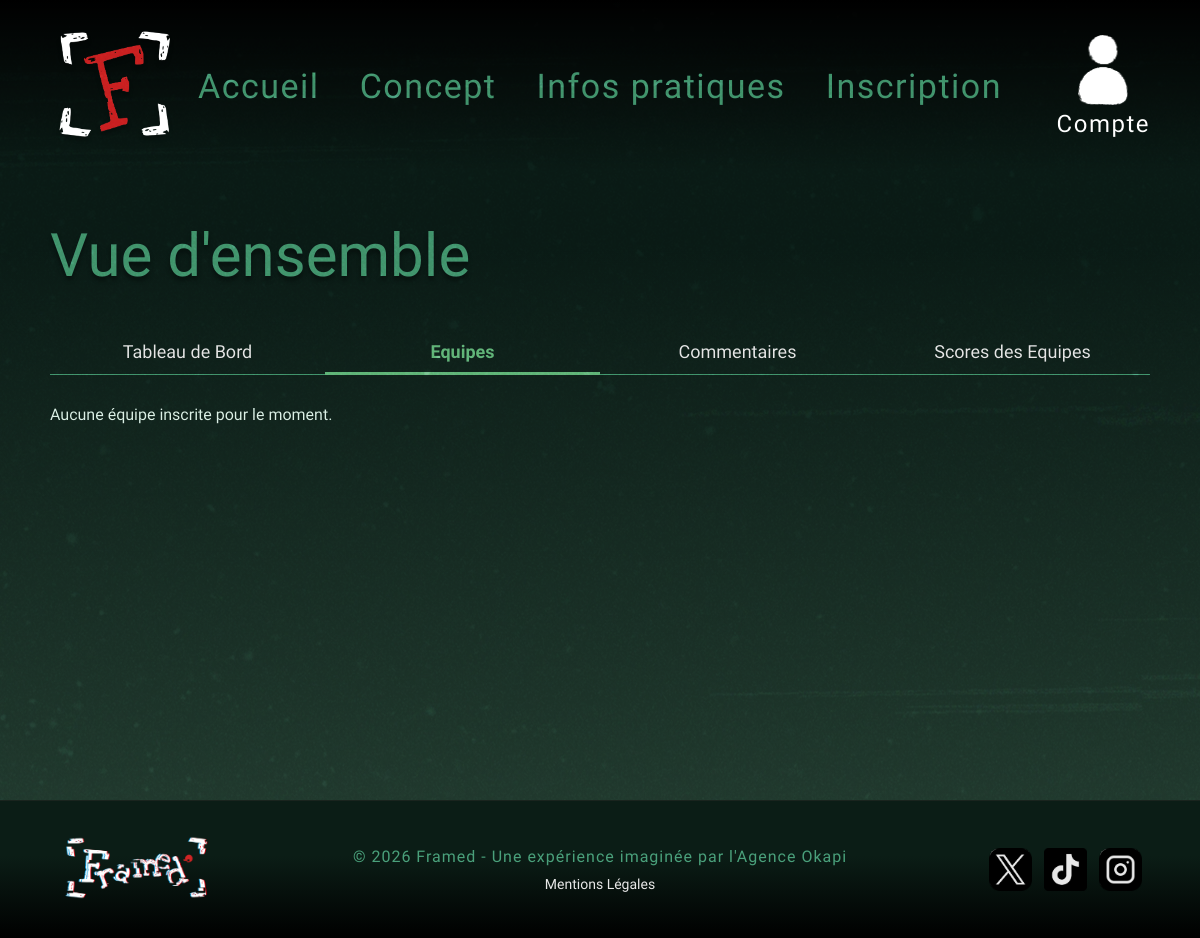
Page /gestion/index.php?onglet=equipes on the earlier database version.
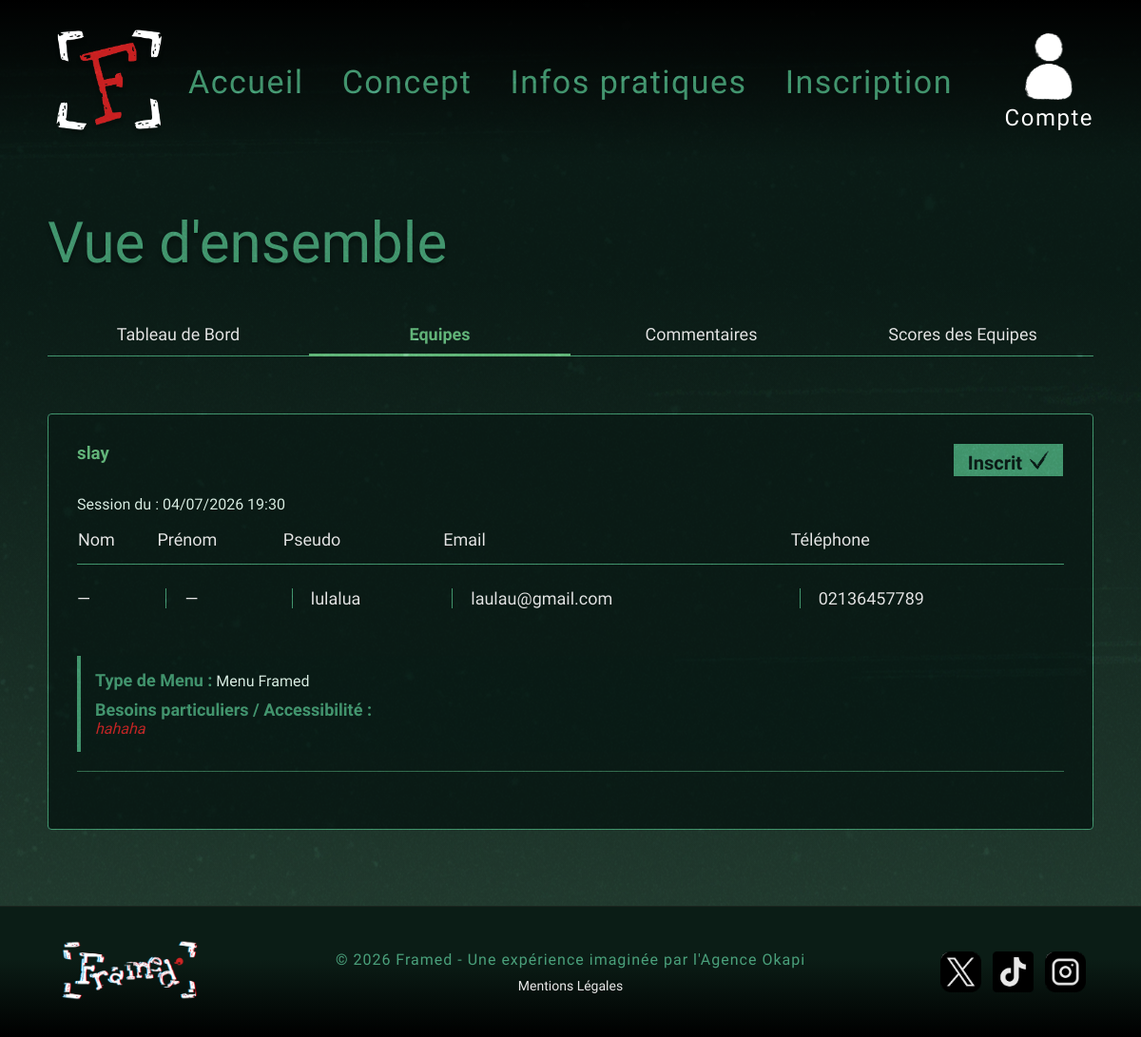
Same page on the later database version.
### tables this page shows
CREATE TABLE `equipes` (
  `id_equipe` int(11) NOT NULL,
  `nom_equipe` varchar(100) NOT NULL,
  `date_creation` datetime DEFAULT current_timestamp(),
  `nb_participants` int(11) NOT NULL DEFAULT 1,
  `type_menu` varchar(50) NOT NULL DEFAULT 'Menu classique',
  `options_accessibilite` text DEFAULT NULL,
  `id_session` int(11) DEFAULT NULL,
  `score_obtenu` int(11) DEFAULT NULL
);

CREATE TABLE `sessions` (
  `id_session` int(11) NOT NULL,
  `date_session` datetime NOT NULL,
  `est_complete` tinyint(1) NOT NULL DEFAULT 0
);

CREATE TABLE `utilisateurs` (
  `id_utilisateur` int(11) NOT NULL,
  `id_equipe` int(11) NOT NULL,
  `pseudo` varchar(50) NOT NULL,
  `email` varchar(100) NOT NULL,
  `mot_de_passe` varchar(255) NOT NULL,
  `telephone` varchar(15) DEFAULT NULL,
  `role` enum('participant','admin') DEFAULT 'participant',
  `nom` varchar(50) DEFAULT NULL,
  `prenom` varchar(50) DEFAULT NULL
);

### gestion/index.php (called while the page is built, shortened)
<?php
require_once 'admin_model.php';
$onglet = $_GET['onglet'] ?? 'dashboard';
if ($onglet === 'equipes' || $onglet === 'temps') {
    $equipes = recupererToutesLesEquipes();
}
require_once 'admin_view.php';
?>

### gestion/admin_model.php (called while the page is built, shortened)
<?php
require_once __DIR__ . '/../conf/conf.inc.php';
function recupererToutesLesEquipes() {
    global $bdd;
    $req = $bdd->query("
        SELECT e.id_equipe, e.nom_equipe, e.nb_participants, e.type_menu,
               e.options_accessibilite, e.score_obtenu, s.date_session,
               u.nom, u.prenom, u.pseudo AS capitaine_pseudo, u.email, u.telephone
        FROM equipes e
        LEFT JOIN sessions s ON e.id_session = s.id_session
        LEFT JOIN utilisateurs u ON e.id_equipe = u.id_equipe
        ORDER BY s.date_session ASC, e.nom_equipe ASC
    ");
    return $req->fetchAll();
}
?>

### gestion/admin_view.php (the view, shortened to what the changed rows need)
<?php
require_once '../view/autres_pages/header.php';
?>
<div class="background-gradient-container">
    <div class="dashboard-container">
        <h1 class="dashboard-title">Vue d'ensemble</h1>
        <nav class="tabs-navigation">
            <a href="index.php?onglet=dashboard" class="tab <?= $onglet == 'dashboard' ? 'active' : '' ?>">Tableau de
                Bord</a>
            <a href="index.php?onglet=equipes" class="tab <?= $onglet == 'equipes' ? 'active' : '' ?>">Equipes</a>
            <a href="index.php?onglet=commentaires"
                class="tab <?= $onglet == 'commentaires' ? 'active' : '' ?>">Commentaires</a>
            <a href="index.php?onglet=temps" class="tab <?= $onglet == 'temps' ? 'active' : '' ?>">Scores des
                Equipes</a>
        </nav>
        <?php if ($onglet === 'dashboard'): ?>
            <?php
            $elementsParPage = 3;
            $pageActuelle = isset($_GET['page']) ? (int) $_GET['page'] : 1;
            if ($pageActuelle < 1) {
                $pageActuelle = 1;
            }
            $totalSessions = count($sessions);
            $totalPages = ceil($totalSessions / $elementsParPage);
            if ($pageActuelle > $totalPages && $totalPages > 0) {
                $pageActuelle = $totalPages;
            }
            $offset = ($pageActuelle - 1) * $elementsParPage;
            $sessionsAffichees = array_slice($sessions, $offset, $elementsParPage);
            ?>
            <div class="dashboard-stats">
                <div class="stat-card">
                    <div class="stat-value">4,7/5</div>
                    <div class="stat-label">Note globale sur<br>le site web</div>
                </div>
                <div class="stat-card">
                    <div class="stat-value"><?= htmlspecialchars($stats['joueurs_attendus'] ?? 0) ?></div>
                    <div class="stat-label">Joueurs attendus<br>cette semaine</div>
                </div>
                <div class="stat-card">
                    <div class="stat-value"><?= htmlspecialchars($stats['avis_attente'] ?? 0) ?></div>
                    <div class="stat-label">Avis en attente<br>de validation</div>
                </div>
                <div class="stat-card">
                    <div class="stat-value"><?= htmlspecialchars($stats['taux_reussite'] ?? 0) ?>%</div>
                    <div class="stat-label">Taux de réussite les<br>30 derniers jours</div>
                </div>
            </div>
            <div class="dashboard-table-container">
                <h2 class="table-title">Sessions à venir</h2>
                <table class="dashboard-table">
                    <thead>
                        <tr>
                            <th>Date</th>
                            <th>Equipe</th>
                            <th>Nb. de Joueurs</th>
                            <th>Statut</th>
                        </tr>
                    </thead>
                    <tbody>
                        <?php if (!empty($sessionsAffichees)): ?>
                            <?php foreach ($sessionsAffichees as $index => $session): ?>
                                <?php
                                $isLast = ($index === count($sessionsAffichees) - 1);
                                $classNoBorder = $isLast ? 'no-border-bottom' : '';
                                ?>
                                <tr>
                                    <td class="<?= $classNoBorder ?>">
                                        <?= date('d/m/Y H:i', strtotime($session['date_session'])) ?>
                                    </td>
                                    <td class="border-left <?= $classNoBorder ?>">
                                        <?= htmlspecialchars($session['nom_equipe'] ?? '—') ?>
                                    </td>
                                    <td class="border-left <?= $classNoBorder ?>">
                                        <?= $session['nb_participants'] ?? '—' ?>
                                    </td>
                                    <td class="border-left <?= $classNoBorder ?>">
                                        <?= $session['est_complete'] ? 'Complet' : 'Ouvert' ?>
                                    </td>
                                </tr>
                            <?php endforeach; ?>
                        <?php else: ?>
                            <tr>
                                <td colspan="4" class="no-border-bottom" style="text-align: center; padding: 20px;">Aucune
                                    session à
                                    venir pour le moment.</td>
                            </tr>
                        <?php endif; ?>
                    </tbody>
                </table>
                <div class="table-pagination">
                    <?php if ($pageActuelle > 1): ?>
                        <a href="index.php?onglet=dashboard&page=<?= $pageActuelle - 1 ?>">◀</a>
                    <?php else: ?>
                        <span style="color: rgba(232, 232, 232, 0.3); margin: 0 5px;">◀</span>
                    <?php endif; ?>
                    Page <?= $pageActuelle ?>/<?= max(1, $totalPages) ?>
                    <?php if ($pageActuelle < $totalPages): ?>
                        <a href="index.php?onglet=dashboard&page=<?= $pageActuelle + 1 ?>">▶</a>
                    <?php else: ?>
                        <span style="color: rgba(232, 232, 232, 0.3); margin: 0 5px;">▶</span>
                    <?php endif; ?>
                </div>
            </div>
            <<?php elseif ($onglet === 'equipes'): ?>
                <?php if (!empty($equipes)): ?>
                    <?php foreach ($equipes as $equipe): ?>
                        <div class="dashboard-table-container">
                            <article style="margin-bottom: 30px; border-bottom: 1px solid #3a7a58; padding-bottom: 20px;">
                                <h3
                                    style="color: #6ebd87;font-family: 'Special Elite', cursive;margin-top:0;display: flex;justify-content: space-between;">
                                    <?= htmlspecialchars($equipe['nom_equipe']) ?>
                                    <span class="badge-inscrit"><span class="badge-texte">Inscrit</span><img
                                            src="../view/img/inscrit_vert.webp" alt="✓" width="20" height="20"></span>
                                </h3>
                                <p style="font-family: 'Besley', serif; color: #e0f2e9;">
                                    Session du :
                                    <?= $equipe['date_session'] ? date('d/m/Y H:i', strtotime($equipe['date_session'])) : '—' ?>
                                </p>
                                <table class="dashboard-table">
                                    <thead>
                                        <tr>
                                            <th>Nom</th>
                                            <th>Prénom</th>
                                            <th>Pseudo</th>
                                            <th>Email</th>
                                            <th>Téléphone</th>
                                        </tr>
                                    </thead>
                                    <tbody>
                                        <tr>
                                            <td class="no-border-bottom"><?= htmlspecialchars($equipe['nom'] ?? '—') ?></td>
                                            <td class="border-left no-border-bottom">
                                                <?= htmlspecialchars($equipe['prenom'] ?? '—') ?></td>
                                            <td class="border-left no-border-bottom">
                                                <?= htmlspecialchars($equipe['capitaine_pseudo'] ?? '—') ?>
                                            </td>
                                            <td class="border-left no-border-bottom">
                                                <?= htmlspecialchars($equipe['email'] ?? '—') ?></td>
                                            <td class="border-left no-border-bottom">
                                                <?= htmlspecialchars($equipe['telephone'] ?? '—') ?>
                                            </td>
                                        </tr>
                                    </tbody>
                                </table>
                                <div
                                    style="margin-top: 25px; padding: 15px; background-color: rgba(11, 30, 24, 0.6); border-left: 4px solid #4aa07b; border-radius: 0 4px 4px 0;">
                                    <p style="font-family: 'Besley', serif; color: #e0f2e9; margin: 0 0 10px 0; font-size: 16px;">
                                        <strong style="color: #4aa07b; font-family: 'Special Elite', cursive; font-size: 18px;">Type
                                            de Menu :</strong>
                                        <?= htmlspecialchars($equipe['type_menu'] ?? 'Non spécifié') ?>
                                    </p>
                                    <p style="font-family: 'Besley', serif; color: #cc2929; margin: 0; font-size: 16px;">
                                        <strong
                                            style="color: #4aa07b; font-family: 'Special Elite', cursive; font-size: 18px;">Besoins
                                            particuliers / Accessibilité :</strong>
                                        <?php if (!empty($equipe['options_accessibilite'])): ?>
                                            <br>
                                            <span
                                                style="font-style: italic;"><?= nl2br(htmlspecialchars($equipe['options_accessibilite'])) ?></span>
                                        <?php else: ?>
                                            Aucun besoin particulier signalé.
                                        <?php endif; ?>
                                    </p>
                                </div>
                            </article>
                        </div>
                    <?php endforeach; ?>
                <?php else: ?>
                    <p style="font-family: 'Besley', serif; color: #e0f2e9;">Aucune équipe inscrite pour le moment.</p>
                <?php endif; ?>
    <?php endif; ?>
</div>
</div>
<?php require_once '../view/autres_pages/footer.php'; ?>

Differences in the rows shown:
added equipes: nom_equipe "slay", id_session.date_session "04/07/2026 19:30", utilisateurs.nom "—", utilisateurs.prenom "—", utilisateurs.pseudo "lulalua", utilisateurs.email "laulau@gmail.com", utilisateurs.telephone "02136457789", type_menu "Menu Framed", options_accessibilite "hahaha"
Other differences:
text no longer shown: "Aucune équipe inscrite pour le moment."
